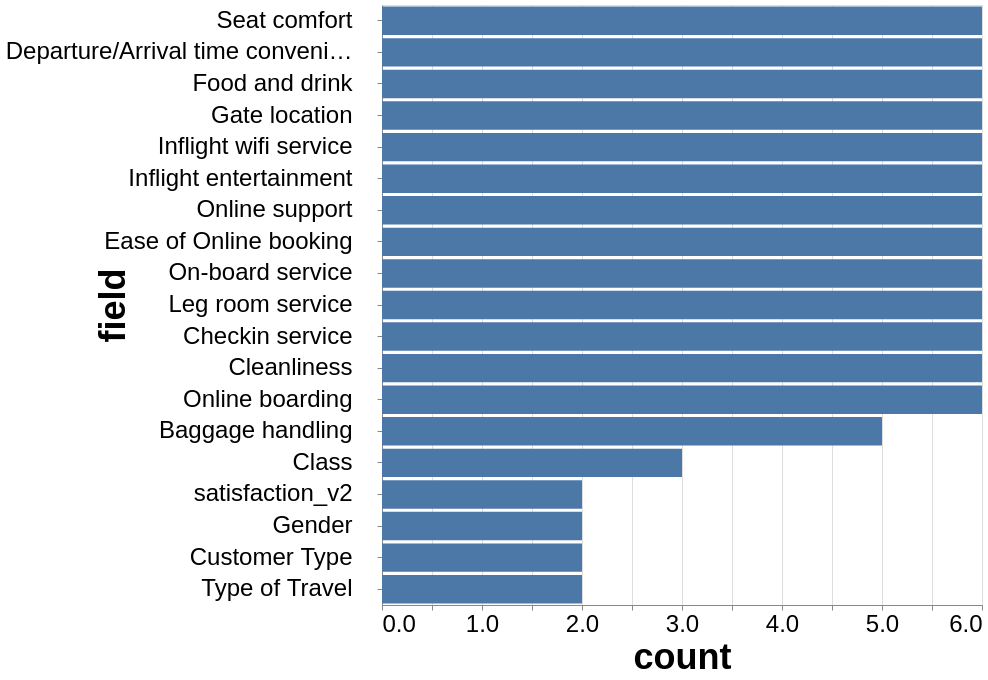

Express this chart as Vega-Lite.
### Vega-Lite specification from a JSON file in a GitHub repository (floating-point values rounded to 4 significant figures)
{"config": {"view": {"width": 400, "height": 300}, "mark": {"tooltip": null}, "axis": {"labelFontSize": 24, "titleFontSize": 36}}, "data": {"name": "data-fd22828f7bf89e47944ade0096e1ab34"}, "mark": "bar", "encoding": {"x": {"type": "quantitative", "field": "count"}, "y": {"type": "nominal", "axis": {"labelLimit": 350, "labelPadding": 25, "titlePadding": 50}, "field": "field", "sort": {"field": "count", "order": "descending"}}}, "height": 600, "transform": [{"filter": "(datum.count < 50)"}], "width": 600, "$schema": "https://vega.github.io/schema/vega-lite/v5.json", "datasets": {"data-fd22828f7bf89e47944ade0096e1ab34": [{"field": "id", "count": 129880}, {"field": "satisfaction_v2", "count": 2}, {"field": "Gender", "count": 2}, {"field": "Customer Type", "count": 2}, {"field": "Age", "count": 75}, {"field": "Type of Travel", "count": 2}, {"field": "Class", "count": 3}, {"field": "Flight Distance", "count": 5398}, {"field": "Seat comfort", "count": 6}, {"field": "Departure/Arrival time convenient", "count": 6}, {"field": "Food and drink", "count": 6}, {"field": "Gate location", "count": 6}, {"field": "Inflight wifi service", "count": 6}, {"field": "Inflight entertainment", "count": 6}, {"field": "Online support", "count": 6}, {"field": "Ease of Online booking", "count": 6}, {"field": "On-board service", "count": 6}, {"field": "Leg room service", "count": 6}, {"field": "Baggage handling", "count": 5}, {"field": "Checkin service", "count": 6}, {"field": "Cleanliness", "count": 6}, {"field": "Online boarding", "count": 6}, {"field": "Departure Delay in Minutes", "count": 466}, {"field": "Arrival Delay in Minutes", "count": 472}]}}
